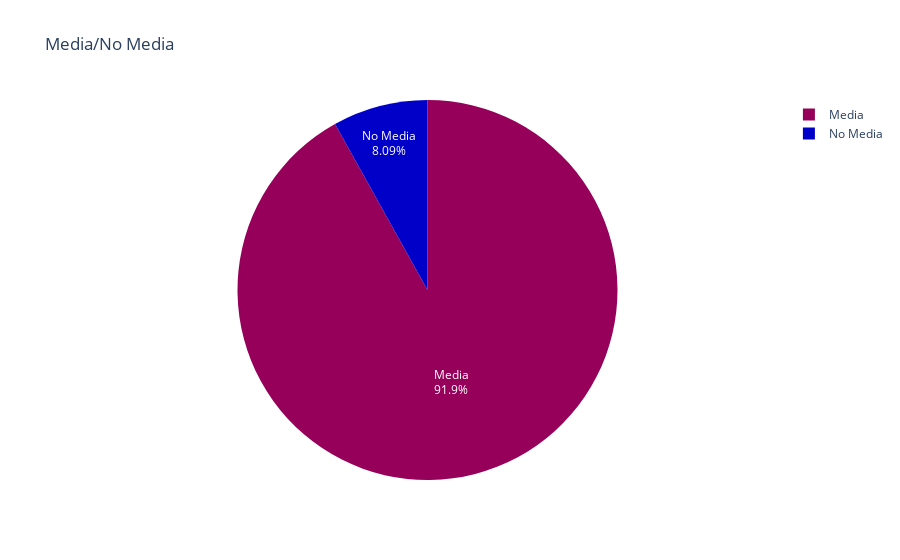

Notebook code for this chart:
### Markdown cell above
## No media

### Code cell
Media = len(df[df['med']=='Media'])
No_Media = len(df[df['med']=='No Media'])
Platform = ['Media','No Media']
Count = [Media,No_Media]
#====
fig = px.pie(names = Platform,
             values = Count,
             title='Media/No Media',
            color_discrete_sequence = px.colors.sequential.Rainbow)
fig.update_traces(textposition='inside', textinfo='percent+label')

### Figure 1 — Plotly figure (JSON) as saved in the notebook; plotly's stock layout.template omitted (floating-point values rounded to 4 significant figures)
{"data": [{"domain": {"x": [0, 1], "y": [0, 1]}, "hovertemplate": "label=%{label}<br>value=%{value}<extra></extra>", "labels": ["Media", "No Media"], "legendgroup": "", "name": "", "showlegend": true, "textinfo": "percent+label", "textposition": "inside", "type": "pie", "values": [7428, 654]}], "layout": {"legend": {"tracegroupgap": 0}, "piecolorway": ["rgb(150,0,90)", "rgb(0,0,200)", "rgb(0,25,255)", "rgb(0,152,255)", "rgb(44,255,150)", "rgb(151,255,0)", "rgb(255,234,0)", "rgb(255,111,0)", "rgb(255,0,0)"], "title": {"text": "Media/No Media"}}}
